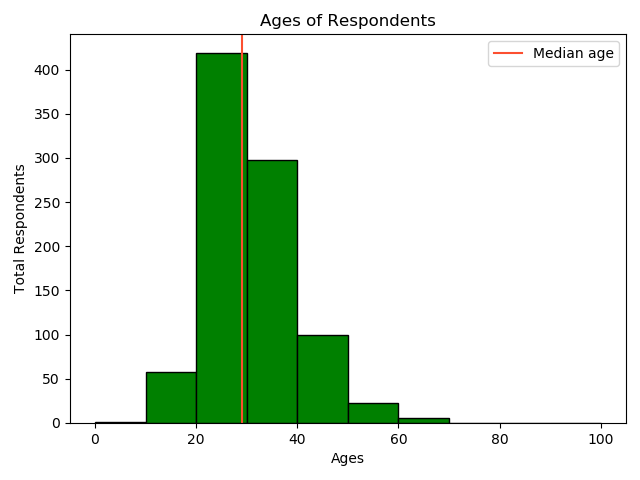

This figure's Python source:
from matplotlib import pyplot as plt
import pandas as pd

# plt.style.use('fivethirtyeight')

data = pd.read_csv('histogram_plot_data.csv')

responder_ids = data['Responder_id']
respondents_age = data['Age']

bins = [0,10,20,30,40,40,50,60,70,80,90,100]

plt.hist(respondents_age, bins=bins, edgecolor='k', color='g')

median_age = 29
color = "#fc4f30"

plt.axvline(median_age, color=color, label="Median age")

plt.legend()
plt.title('Ages of Respondents')
plt.xlabel('Ages')
plt.ylabel('Total Respondents')
plt.tight_layout(True)
plt.savefig('histogram_plot.png')
# plt.grid(True)

plt.show()
